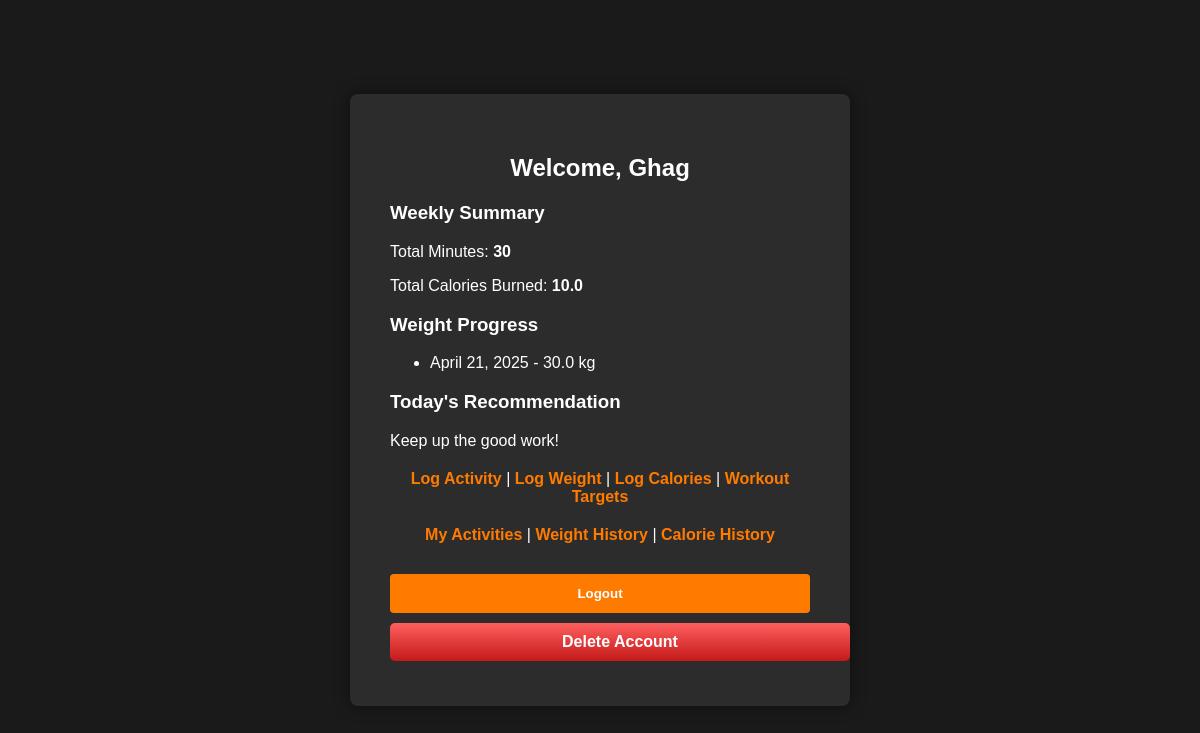
The app's page /trainees/dashboard/ (signed in), older data.
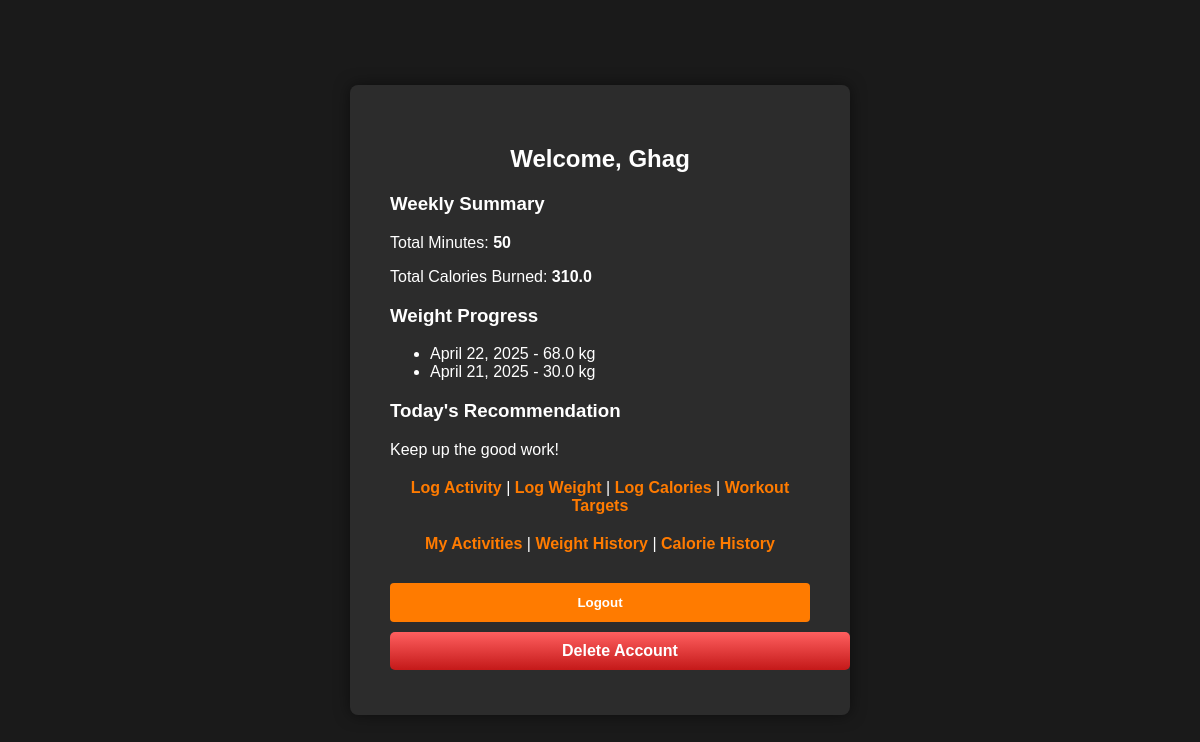
The same page, newer data.
### trainees/models.py (models this page shows)
class WeightLog(models.Model):
    trainee = models.ForeignKey(Trainee, on_delete=models.CASCADE)
    weight_kg = models.FloatField()
    date = models.DateField(auto_now_add=True)

### trainees/views.py (the view)
# urls.py: path('dashboard/', views.trainee_dashboard, name='trainee_dashboard'),
@login_required
def trainee_dashboard(request):
    trainee = request.user.trainee_profile
    today = now().date()
    one_week_ago = today - timedelta(days=7)
    activities = Activity.objects.filter(trainee=trainee, date__gte=one_week_ago)
    weight_logs = WeightLog.objects.filter(trainee=trainee).order_by('-date')[:5]
    weekly_minutes = sum(a.duration_minutes for a in activities)
    weekly_calories = sum(a.calories_burned for a in activities)
    today_recommendation = Recommendation.objects.filter(
        trainee=trainee,
        created_at__date=today
    ).order_by('-created_at').first()
    if today_recommendation:
        recommendation = today_recommendation.message
    else:
        recommendation = generate_recommendation(trainee)
    context = {
        'weekly_minutes': weekly_minutes,
        'weekly_calories': weekly_calories,
        'weight_logs': weight_logs,
        'recommendation': recommendation,
    }
    return render(request, 'trainees/dashboard.html', context)

### trainees/views.py (called while the page is built)
def generate_recommendation(trainee):
    last_activity = Activity.objects.filter(trainee=trainee).order_by('-date').first()
    if not last_activity:
        return "Start light today with some cardio!"
    if last_activity.name.lower() == 'treadmill' and last_activity.duration_minutes > 30:
        return "Go easy today. Try yoga or stretching."
    elif last_activity.name.lower() == 'weightlifting':
        return "Consider a light cardio session today."
    return "Keep up the good work!"

### gymmanagement/templates/trainees/dashboard.html (shortened to what this page needs)
{% extends 'users/base.html' %}
{% block content %}
<div class="login-box">
    <h2>Welcome, {{ user.username }}</h2>
    <div class="section">
        <h3>Weekly Summary</h3>
        <p>Total Minutes: <strong>{{ weekly_minutes }}</strong></p>
        <p>Total Calories Burned: <strong>{{ weekly_calories }}</strong></p>
    </div>
    <div class="section">
        <h3>Weight Progress</h3>
        {% if weight_logs %}
            <ul>
                {% for log in weight_logs %}
                    <li>{{ log.date }} - {{ log.weight_kg }} kg</li>
                {% endfor %}
            </ul>
        {% else %}
            <p>No weight logs yet.</p>
        {% endif %}
    </div>
    <div class="section">
        <h3>Today's Recommendation</h3>
        <p>{{ recommendation }}</p>
    </div>
    <div class="signup-section">
        <a href="{% url 'log_activity' %}" class="signup-link">Log Activity</a> |
        <a href="{% url 'log_weight' %}" class="signup-link">Log Weight</a> |
        <a href="{% url 'log_calories' %}" class="signup-link">Log Calories</a> |
        <a href="{% url 'view_workout_target' %}" class="signup-link">Workout Targets</a>
    </div>
    <div class="signup-section">
        <a href="{% url 'view_activities' %}" class="signup-link">My Activities</a> |
        <a href="{% url 'view_weight_logs' %}" class="signup-link">Weight History</a> |
        <a href="{% url 'view_calorie_log' %}" class="signup-link">Calorie History</a>
    </div>
    <div class="signup-section" style="margin-top: 30px;">
        <form method="post" action="{% url 'logout' %}">
            <button type="submit" class="btn">Logout</button>
        </form>
        <a href="{% url 'delete_account' %}" class="btn btn-danger" style="margin-top: 10px;">Delete Account</a>
    </div>
</div>
{% endblock %}

Row changes from the older to the newer data that the page shows:
added WeightLog: date "April 22, 2025", weight_kg "68.0"
Text that changed along with them:
{{ weekly_minutes }}: "30" → "50"
{{ weekly_calories }}: "10.0" → "310.0"
